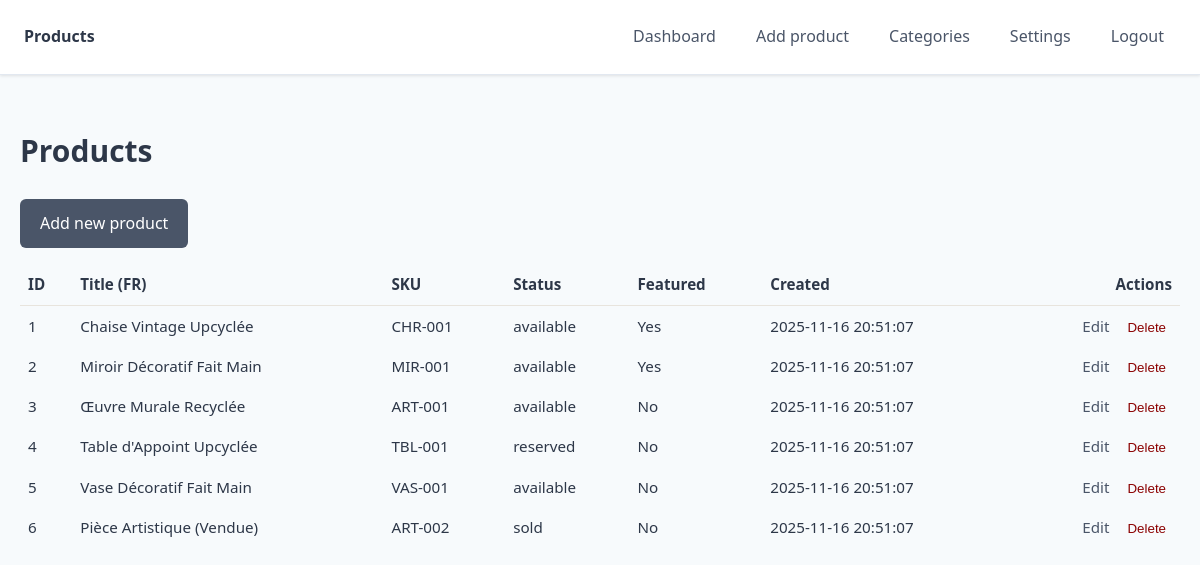
The app's page /admin/products/index.php (signed in) with its own data.
### tables this page shows
CREATE TABLE IF NOT EXISTS product_translations (
    id INT PRIMARY KEY AUTO_INCREMENT,
    product_id INT NOT NULL,
    language_code VARCHAR(2) NOT NULL,
    title VARCHAR(200) NOT NULL,
    description TEXT,
    materials TEXT,  
    dimensions VARCHAR(100),  
    meta_title VARCHAR(70),
    meta_description VARCHAR(160),
    FOREIGN KEY (product_id) REFERENCES products(id) ON DELETE CASCADE,
    FOREIGN KEY (language_code) REFERENCES languages(code),
    UNIQUE KEY unique_translation (product_id, language_code),
    FULLTEXT KEY fulltext_search (title, description)
);

CREATE TABLE IF NOT EXISTS products (
    id INT PRIMARY KEY AUTO_INCREMENT,
    category_id INT NOT NULL,
    slug VARCHAR(150) NOT NULL,
    sku VARCHAR(50) UNIQUE,
    status ENUM('available', 'sold', 'reserved') DEFAULT 'available',
    featured BOOLEAN DEFAULT FALSE,
    view_count INT DEFAULT 0,
    created_at TIMESTAMP DEFAULT CURRENT_TIMESTAMP,
    updated_at TIMESTAMP DEFAULT CURRENT_TIMESTAMP ON UPDATE CURRENT_TIMESTAMP,
    FOREIGN KEY (category_id) REFERENCES categories(id) ON DELETE RESTRICT,
    INDEX idx_status (status),
    INDEX idx_featured (featured),
    INDEX idx_category (category_id)
);

### includes/functions.php (called while the page is built, shortened)
<?php
function e(string $value): string
{
    return htmlspecialchars($value, ENT_QUOTES, 'UTF-8');
}

### admin/products/index.php (the view, shortened to what this page needs)
<?php
require_once __DIR__ . '/../../includes/functions.php';
global $pdo;
$stmt = $pdo->query("
    SELECT p.id, p.sku, p.status, p.featured, p.created_at,
           pt_fr.title AS title_fr
    FROM products p
    LEFT JOIN product_translations pt_fr
      ON p.id = pt_fr.product_id AND pt_fr.language_code = 'fr'
    ORDER BY p.created_at DESC
");
$products = $stmt->fetchAll();
?>
<!DOCTYPE html>
<html lang="en">
<head>
    <link rel="stylesheet" href="/assets/css/admin.css">
</head>
<body>
    <header class="site-header">
        <div class="site-header-inner container">
            <strong>Products</strong>
            <nav class="site-nav">
                <a href="/admin/index.php">Dashboard</a>
                <a href="/admin/products/create.php">Add product</a>
                <a href="/admin/categories/index.php">Categories</a>
                <a href="/admin/settings/general.php">Settings</a>
                <a href="/admin/logout.php">Logout</a>
            </nav>
        </div>
    </header>
    <main>
        <section class="section">
            <div class="container">
                <h1 class="section-title">Products</h1>
                <p><a class="btn-primary" href="/admin/products/create.php">Add new product</a></p>
                <?php if ($products): ?>
                    <table style="width: 100%; border-collapse: collapse; margin-top: 1rem; font-size: 0.95rem;">
                        <thead>
                            <tr>
                                <th style="text-align: left; padding: 0.5rem; border-bottom: 1px solid #E8E4DD;">ID</th>
                                <th style="text-align: left; padding: 0.5rem; border-bottom: 1px solid #E8E4DD;">Title (FR)</th>
                                <th style="text-align: left; padding: 0.5rem; border-bottom: 1px solid #E8E4DD;">SKU</th>
                                <th style="text-align: left; padding: 0.5rem; border-bottom: 1px solid #E8E4DD;">Status</th>
                                <th style="text-align: left; padding: 0.5rem; border-bottom: 1px solid #E8E4DD;">Featured</th>
                                <th style="text-align: left; padding: 0.5rem; border-bottom: 1px solid #E8E4DD;">Created</th>
                                <th style="text-align: right; padding: 0.5rem; border-bottom: 1px solid #E8E4DD;">Actions</th>
                            </tr>
                        </thead>
                        <tbody>
                        <?php foreach ($products as $product): ?>
                            <tr>
                                <td style="padding: 0.5rem;"><?php echo (int) $product['id']; ?></td>
                                <td style="padding: 0.5rem;"><?php echo e($product['title_fr'] ?? '(no title)'); ?></td>
                                <td style="padding: 0.5rem;"><?php echo e($product['sku']); ?></td>
                                <td style="padding: 0.5rem;"><?php echo e($product['status']); ?></td>
                                <td style="padding: 0.5rem;"><?php echo $product['featured'] ? 'Yes' : 'No'; ?></td>
                                <td style="padding: 0.5rem;"><?php echo e($product['created_at']); ?></td>
                                <td style="padding: 0.5rem; text-align: right;">
                                    <a href="/admin/products/edit.php?id=<?php echo (int) $product['id']; ?>">Edit</a>
                                    <form method="post" action="/admin/products/delete.php" style="display:inline;" onsubmit="return confirm('Delete this product?');">
                                        <button type="submit" style="background:none;border:none;color:#8B0000;cursor:pointer;margin-left:0.5rem;">Delete</button>
                                    </form>
                                </td>
                            </tr>
                        <?php endforeach; ?>
                        </tbody>
                    </table>
                <?php else: ?>
                    <p>No products yet.</p>
                <?php endif; ?>
            </div>
        </section>
    </main>
</body>
</html>

### assets/css/admin.css (style rules this page uses)
:root { --admin-primary: #4A5568; --admin-secondary: #718096; --admin-success: #48BB78; --admin-danger: #F56565; --admin-warning: #ED8936; --admin-bg: #F7FAFC; --admin-border: #E2E8F0; --admin-text: #2D3748; --admin-text-light: #718096; }
*, *::before, *::after { box-sizing: border-box; }
body { margin: 0; font-family: system-ui, -apple-system, BlinkMacSystemFont, 'Segoe UI', sans-serif; color: var(--admin-text); background-color: var(--admin-bg); line-height: 1.6; }
h1, h2, h3, h4, h5, h6 { color: var(--admin-text); margin-top: 0; }
a { color: var(--admin-primary); text-decoration: none; }
.container { width: 100%; max-width: 1200px; margin: 0 auto; padding: 1.25rem; }
.btn-primary { display: inline-flex; align-items: center; justify-content: center; padding: 0.75rem 1.25rem; border-radius: 0.375rem; border: none; background-color: var(--admin-primary); color: #fff; font-weight: 500; cursor: pointer; transition: background-color 0.2s ease; }
.site-header { background-color: #fff; border-bottom: 1px solid var(--admin-border); box-shadow: 0 1px 3px rgba(0, 0, 0, 0.1); }
.site-header-inner { display: flex; align-items: center; justify-content: space-between; gap: 1.5rem; padding: 1rem 1.5rem; }
.site-nav { display: flex; gap: 1rem; align-items: center; }
.site-nav a { padding: 0.5rem 0.75rem; border-radius: 0.25rem; transition: background-color 0.2s ease; }
.section { padding: 2rem 0; }
.section-title { font-size: 1.875rem; margin-bottom: 1.5rem; font-weight: 600; }

### records on screen
product_translations: product "1", title "Chaise Vintage Upcyclée", product.sku "CHR-001", product.status "available", shows "Yes", product.created_at "2025-11-16 20:51:07"
product_translations: product "2", title "Miroir Décoratif Fait Main", product.sku "MIR-001", product.status "available", shows "Yes", product.created_at "2025-11-16 20:51:07"
product_translations: product "3", title "Œuvre Murale Recyclée", product.sku "ART-001", product.status "available", shows "No", product.created_at "2025-11-16 20:51:07"
product_translations: product "4", title "Table d'Appoint Upcyclée", product.sku "TBL-001", product.status "reserved", shows "No", product.created_at "2025-11-16 20:51:07"
product_translations: product "5", title "Vase Décoratif Fait Main", product.sku "VAS-001", product.status "available", shows "No", product.created_at "2025-11-16 20:51:07"
product_translations: product "6", title "Pièce Artistique (Vendue)", product.sku "ART-002", product.status "sold", shows "No", product.created_at "2025-11-16 20:51:07"
